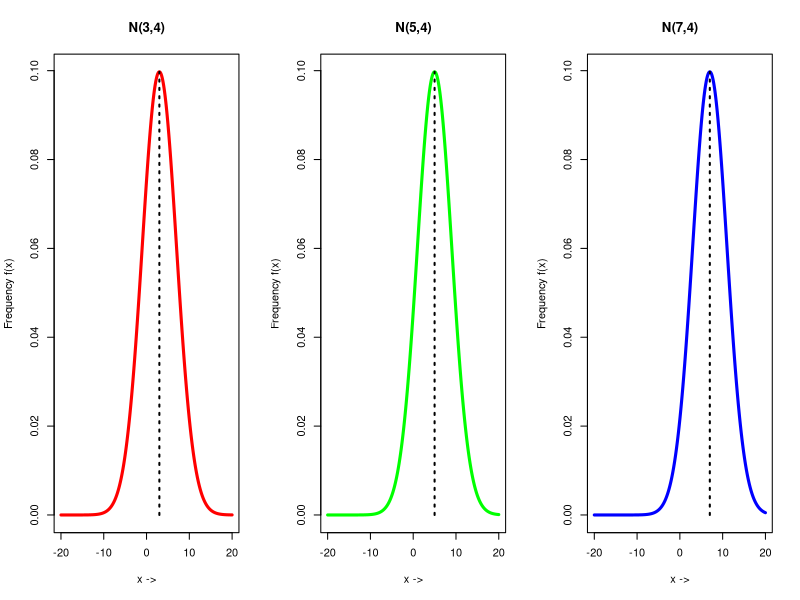
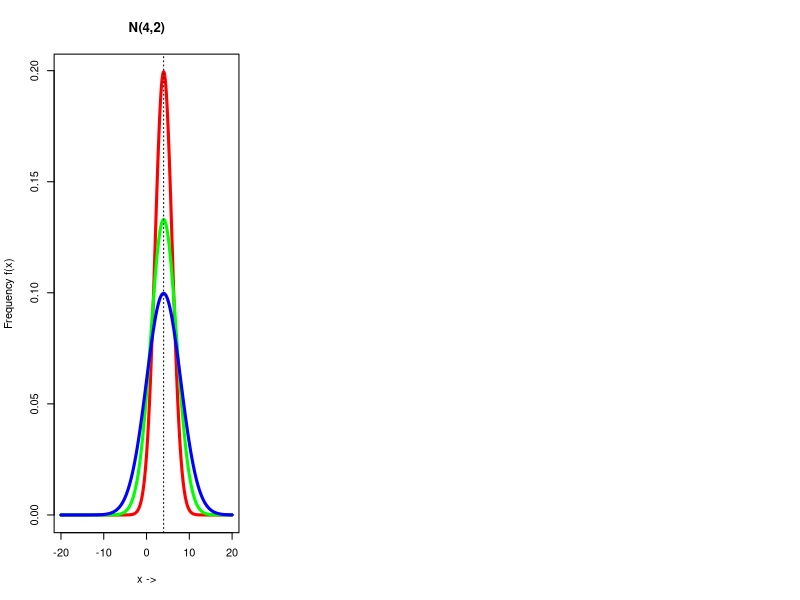
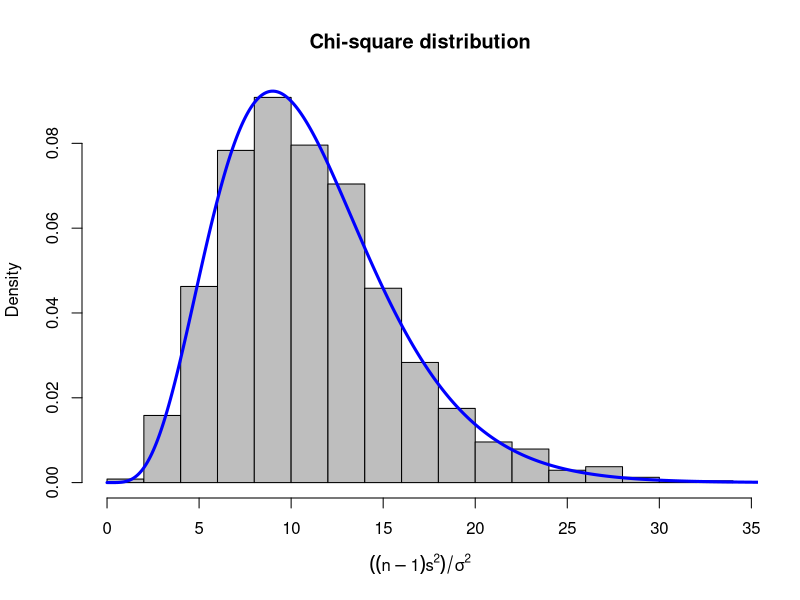
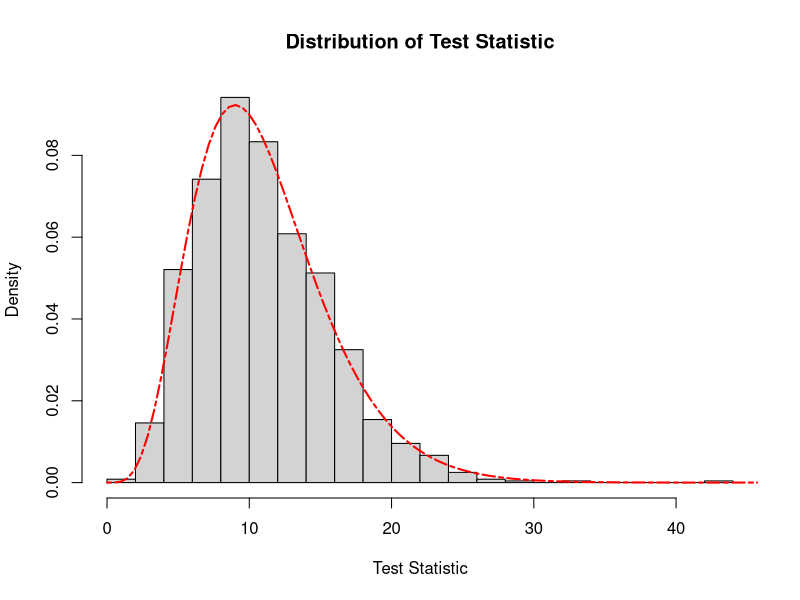
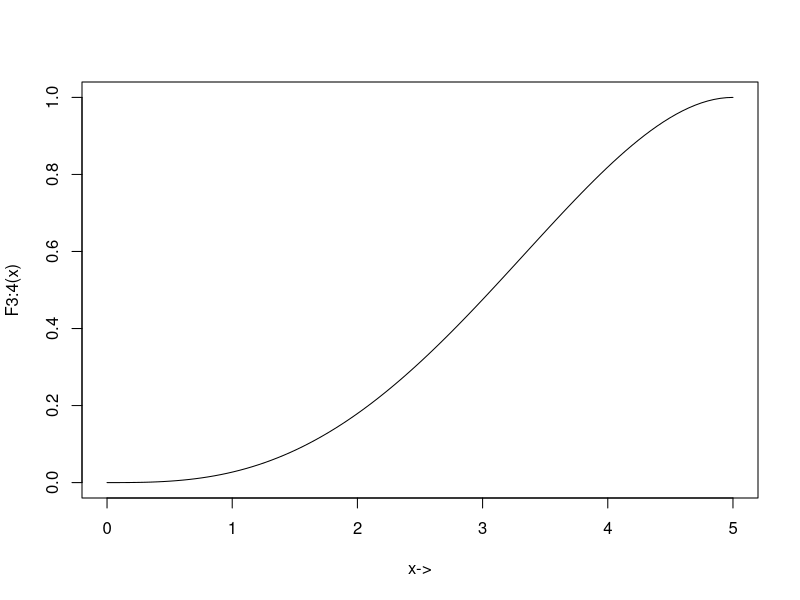
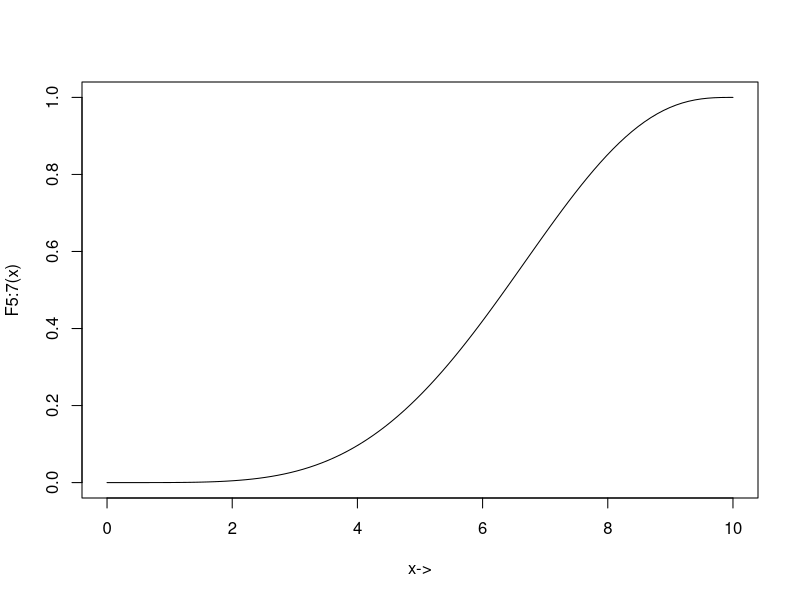
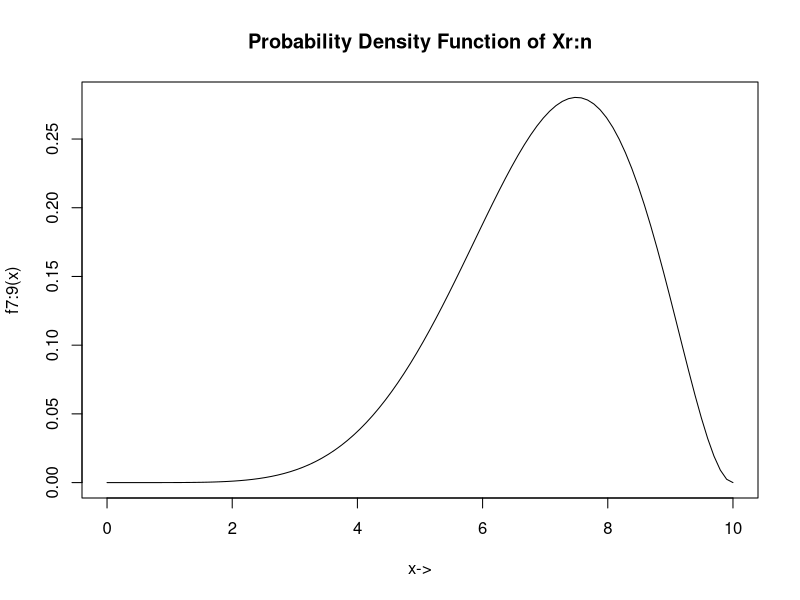
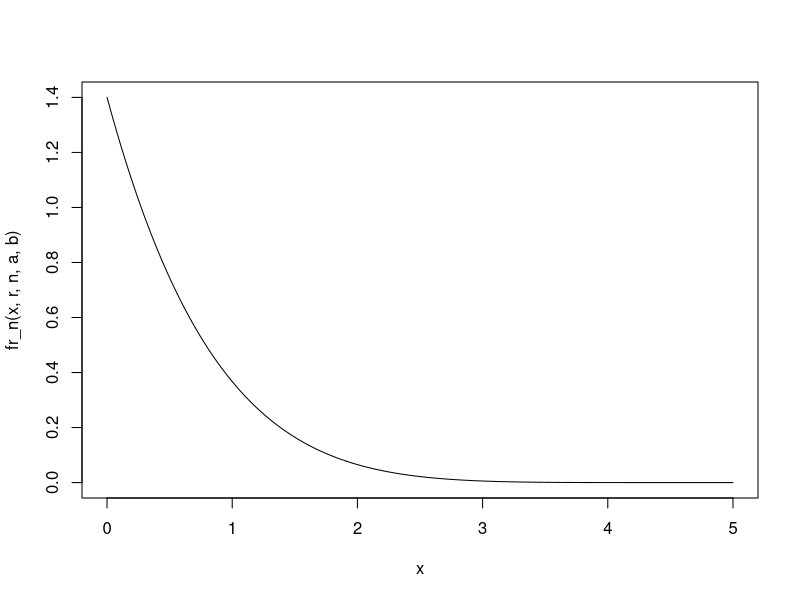

Here is the R script that generated these plots, in order:
## ---- chunk 1
set.seed(21)
par(mfrow = c(1, 3))
mu <- c(3, 5, 7)
sigma.2 <- c(16, 16, 16)
sigma <- sqrt(sigma.2)
colors <- c("red", "green", "blue")
labels <- paste0("N(", mu, ",", sigma, ")")
x <- seq(-20, 20, 0.01)

for(i in 1:length(mu)) {
  fx <- dnorm(x, mean = mu[i], sd = sigma[i])
  plot(x, fx, type="l", col = colors[i], lwd=3,
      main = labels[i], xlab = "x ->", 
      ylab = "Frequency f(x)")
  
  segments(x0 = mu[i], y0 = 0, x1 = mu[i], y1 = max(fx), lwd = 2, lty=3)
}
## ---- chunk 2
set.seed(2112)
mu <- c(4, 4, 4)
sigma.2 <- c(4, 9, 16)
sigma <- sqrt(sigma.2)
colors <- c("red", "green", "blue")
labels <- paste0("N(", mu, ",", sigma, ")")
x <- seq(-20, 20, 0.01)

for(i in 1:length(mu)) {
  fx <- dnorm(x, mean = mu[i], sd = sigma[i])
  if(i == 1) {
    plot(x, fx, type="l", col = colors[i], lwd=3,
        main = labels[i], xlab = "x ->", 
        ylab = "Frequency f(x)")
  } else {
    lines(x, fx, lwd=3, col=colors[i])
  }
}
abline(v=mu[1], lty=3) 

## ---- chunk 3
set.seed(221)
par(mfrow=c(1, 1))
n = 12
mu = 4
sigma = sqrt(9)
it = 1200

xvar = array()
for(i in 1:it) {
  x = rnorm(n, mu, sigma)
  xvar[i] = var(x)  
}
# xvar -> list of variances

x = ((n-1)*xvar)/sigma^2
hist(x, breaks = 15, freq = F, col = "gray", xlab = expression(((n-1)*s^2)/sigma^2), main="Chi-square distribution")

x.2 = seq(0,120, 0.01)
chisq.pdf = dchisq(x.2, df=n-1)
lines(x.2, chisq.pdf, col="blue", lwd=3)
## ---- chunk 4
set.seed(11)
#Generate 1200 random sample of size 12
n = 12
mu = 2
sigma = sqrt(9)

samples <- replicate(1200, rnorm(n, mean = mu, sd = sigma))
# samples

# apply(samples, 2, var)

#Calculate the test statistic for each sample
test_statistic <- (n-1)*(apply(samples, 2, var)/sigma^2)


hist(test_statistic, breaks = 25, probability= TRUE,
     main = "Distribution of Test Statistic",
     xlab="Test Statistic",
     ylab="Density")

# Plot the chi-square distribution with (n-1) degrees of freedom 
x <- seq(0, max(test_statistic)+5, length.out = 100)
lines(x, dchisq(x, df=n-1), col="red", lwd=2, lty=6)

#dchisq(x, df=n-1)
## ---- chunk 5
cdf_uniform <- function(x, a, b) {
  ifelse(x < 0, 0, ifelse(x > 5, 1, (x-a)/(b-a)))
}

Fr_n_eqn <- function(x, r, n) {
  sum_eqn <- ""
  for(j in r:n) {
    term <- paste0("(", n, "C", j, ")", "F(x)^", j, "[1-F(x)]^(",n, "-", j, ")")
    if(j < n) {
      sum_eqn = paste0(sum_eqn, term, "+")
    } else {
      sum_eqn = paste0(sum_eqn, term)
    }
  }
  return(sum_eqn)
}

Fr_n_value <- function(x, r, n, a, b) {
  cdf_x = cdf_uniform(x, a, b)
  sum_value = 0
  
  for(j in r:n) {
    sum_value = sum_value + choose(n, j)*(cdf_x^j)*(1-cdf_x)^(n-j)
  }
  return(sum_value)
}


# Results

r <- 3
n <- 4
a <- 0
b <- 5
x <- seq(a, b, length.out=100)

Fr_n_equation <- Fr_n_eqn(x, r, n)
Fr_n_values <- Fr_n_value(x, r, n, a, b)



cat("The distribution function F", r, ":", n, "(x) is given by :\n", Fr_n_equation)

plot(x, Fr_n_values, type="l", xlab = "x->", ylab = paste0("F", r, ":", n, "(x)"))

# P(x_3:4 > 2)
x_threshold <- 2
p_x3_gt_x <- 1 - Fr_n_value(x_threshold, r, n, a, b)
p_x3_gt_x
## ---- chunk 6
cdf_dis = function(x, a, b) {
  ifelse(x < a, 0, ifelse(x > b, 1, x / 10))
}

# pdf of order statistic
fr_n = function(x, r, n, a, b) {
  cdf_x = cdf_dis(x, a, b)
  pdf_x = 0.1
  
  numerator <- factorial(n) / (factorial(r-1)*factorial(n-r))
    prob_dist <- numerator * cdf_x^(r-1) * (1 - cdf_x)^(n-r)*pdf_x
    prob_dist
}

a = 0
b = 10
r = 5
n = 7

moment_k <- function(k, r, n, a, b) {
    integrand <- function(x) x^k * fr_n(x, r, n, a, b)
    moment <- integrate(integrand, a, b)$value
    moment
}

mean_x5 <- moment_k(1, r, n, a, b)
var_x5 <- moment_k(2, r, n, a, b) - mean_x5^2


cat("Mean of X_{(5)}:", mean_x5, "\n")
cat("Variance of X_{(5)}:", var_x5, "\n")


x_values = seq(a, b, length.out=100)
Fr_n_values = array()
for(i in 1:100) {
  Fr_n_values[i] = integrate(fr_n, a, x_values[i], r=r, n=n, a=a,  b=b)$value 
}

plot(x_values, Fr_n_values, type = "l", xlab = "x->", ylab=paste0("F", r, ":", n, "(x)"))
## ---- chunk 7

# kth moment of rth order statistic  = (3!*(k+r-1)!) / ((r-1)! * (k+3)!)
rm_uniform_order <- function(k, r) {
  (factorial(3)*factorial(k+r-1)) / (factorial(r-1)*factorial(k+3))
}

mean_X_1.3 = rm_uniform_order(k = 1, r = 1)
 var_X_1.3 = rm_uniform_order(k = 2, r = 1) - mean_X_1.3^2
mean_X_3.3 = rm_uniform_order(k = 1, r = 3)
 var_X_3.3 = rm_uniform_order(k = 2, r = 3) - mean_X_3.3^2
 
mean_X_1.3
var_X_1.3

mean_X_3.3
var_X_3.3
## ---- chunk 8
# kth moment of rth roder statistic when sample size is n
# PI_i=1^k ((r+i) / (n+i))
rm_uniform_order_n <- function(n, r, k) {
  mult = 1
  for(i in 1:k) {
    term = (r+i-1) / (n+i)
    mult = mult * term
  }
  return(mult)
}
mean_X_1.3 = rm_uniform_order_n(n = 3, r = 1, k = 1)
 var_X_1.3 = rm_uniform_order_n(n = 3, r = 1, k = 2) - mean_X_1.3^2
mean_X_3.3 = rm_uniform_order_n(n = 3, r = 3, k = 1)
 var_X_3.3 = rm_uniform_order_n(n = 3, r = 3, k = 2) - mean_X_3.3^2
 
mean_X_1.3
var_X_1.3

mean_X_3.3
var_X_3.3
## ---- chunk 9
# cdf 
cdf_uniform <- function (x, a, b) {
    ifelse(x < a, 0, ifelse(x > b, 1, (x - a) / (b - a)))
}

# fr:n
fr_n <- function (x, r, n, a, b) {
    cdf_x <- cdf_uniform(x, a, b)
    pdf_x <- 1 / (b - a)

    numerator <- factorial(n) / (factorial(r-1)*factorial(n-r))
    prob_dist <- numerator * cdf_x^(r-1) * (1 - cdf_x)^(n-r)*pdf_x
    prob_dist
}


a <- 0
b <- 10
n <- 9
r <- 7

x_values <- seq(a, b, length.out=100)

fr_n_values <- sapply(x_values, fr_n, r=r, n=n, a=a, b=b)

plot(x_values, fr_n_values, type="l", ylim=c(0, max(fr_n_values)), xlab="x->", ylab=paste0("f", r, ":", n, "(x)"), main=paste0("Probability Density Function of Xr:n"))

# int 2 to 10
p_x7_gt_2 <- integrate(fr_n, 2, b, r=r, n=n, a=a, b=b)$value
cat("P(X_{(7)} > 2):", p_x7_gt_2, "\n")

moment_k <- function(k, r, n, a, b) {
    integrand <- function(x) x^k * fr_n(x, r, n, a, b)
    moment <- integrate(integrand, a, b)$value
    moment
}

mean_x7 <- moment_k(1, r, n, a, b)
var_x7 <- moment_k(2, r, n, a, b) - mean_x7^2


cat("Mean of X_{(7)}:", mean_x7, "\n")
cat("Variance of X_{(7)}:", var_x7, "\n")
## ---- chunk 10
fr_n = function(x, r, n, a, b) {
  cdf_x = punif(x, min=a, max=b)
  pdf_x = dunif(x, min=a, max=b)
  
  numerator <- factorial(n) / (factorial(r-1)*factorial(n-r))
    prob_dist <- numerator * cdf_x^(r-1) * (1 - cdf_x)^(n-r)*pdf_x
    prob_dist
}

x = seq(0, 1, length.out=100)

a = 0
b = 1
n = 3


moment_k <- function(k, r, n, a, b) {
    integrand <- function(x) x^k * fr_n(x, r, n, a, b)
    moment <- integrate(integrand, a, b)$value
    moment
}

# Expectation of x,y
exp_xy <- function(n, a, b) {
  integrand <- function(x) {
    f_y <- function(y) x * y * n * (n - 1) * (y - x)
    integrate(Vectorize(f_y), lower = x, upper = b)$value
  }
  
  result <- integrate(Vectorize(integrand), lower = a, upper = b)$value
  result
}




mean_x1_n = moment_k(1, r=1, n, a, b)
mean_xn_n = moment_k(1, r=n, n, a, b)

var_x1_n = moment_k(2, r=1, n, a, b) - mean_x1_n^2
var_xn_n = moment_k(2, r=n, n, a, b) - mean_xn_n^2

mean_x1_n
mean_xn_n

var_x1_n
var_xn_n

cov_order = exp_xy(n, a, b) - (mean_x1_n * mean_xn_n)

cov_order

mean_sample_range <- (mean_xn_n - mean_x1_n)
var_sample_range <- (var_x1_n + var_xn_n - 2*cov_order)

cat("Mean of sample range:", mean_sample_range, "\n")
cat("Variance of sample range:", var_sample_range)
## ---- chunk 11
fr_n = function(x, r, n, a, b) {
  pdf_x <- dunif(x, min=a, max=b)
  cdf_x <- punif(x, min=a, max=b)
  
  numerator <- factorial(n) / (factorial(r-1)*factorial(n-r))
  prob_dis <- numerator * cdf_x^(r-1) * (1 - cdf_x)^(n-r) * pdf_x
  
  return(prob_dis)
}

moment_k <- function(k, r, n, a, b) {
  integrand <- function(x) x^k * fr_n(x, r, n, a, b)
  moment <- integrate(integrand, a, b)$value
  
  return(moment)
}
a = 0
b = 5
n = 7
# median, r = 4
r = n %% 2
x = seq(a, b, length.out = 100)

mean_median <- moment_k(k=1, r, n, a, b)
var_median <- moment_k(k=2, r, n, a, b) - mean_median^2

cat("Mean of median order statistics:", mean_median, "\n")
cat("Variance of median order statistics:", var_median, "\n")

plot(x, fr_n(x, r, n, a, b), type = "l")

mean_x1_n = moment_k(k=1, r=1, n, a, b)
var_x1_n = moment_k(k=2, r=1, n, a, b) - mean_x1_n^2

mean_xn_n = moment_k(k=1, r=n, n, a, b)
var_xn_n = moment_k(k=2, r=n, n, a, b) - mean_xn_n^2

cat("Smallest order statistics: mean =", mean_x1_n, "and variance =", var_x1_n, "\n")
cat("Largest order statistics: mean =", mean_xn_n, "and variance =", var_xn_n, "\n")
## ---- chunk 12
set.seed(11)
par(mfrow=c(1, 3))
n = c(9, 9, 9) # size
p = c(0.55, 0.35, 0.4) # Probability
color = c("red", "green", "blue")
for(i in 1:3) {
 x = rbinom(1000, n[i], p[i])
 hist(x, col=color[i], main = paste("Histogram with n =", n[i], "and p=", p[i]))
}
## ---- chunk 13
set.seed(12)
par(mfrow=c(1,3))
p <- c(3,5,9)
color <- c("red", "green", "blue")
for(i in 1:3) {
 x = rpois(1000, p[i])
 hist(x, col=color[i], main=paste("Poisson with lemda =", p[i]))
}
